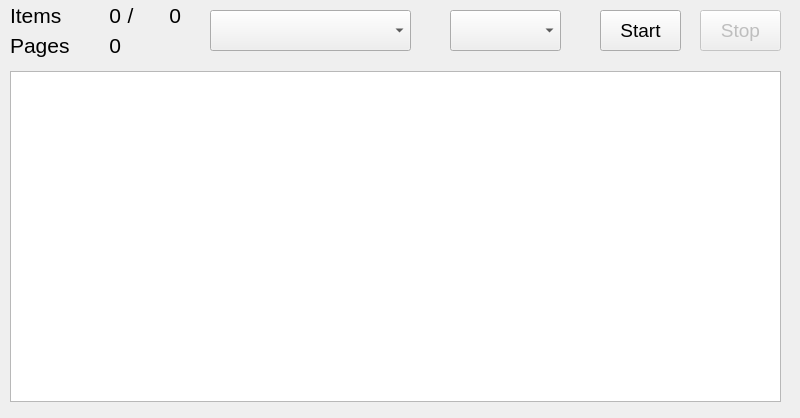
<?xml version="1.0" encoding="UTF-8"?>
<ui version="4.0">
 <class>Widget</class>
 <widget class="QWidget" name="Widget">
  <property name="geometry">
   <rect>
    <x>0</x>
    <y>0</y>
    <width>800</width>
    <height>418</height>
   </rect>
  </property>
  <property name="windowTitle">
   <string>PlayDotCom</string>
  </property>
  <widget class="QLabel" name="lbl_PageCount">
   <property name="geometry">
    <rect>
     <x>80</x>
     <y>30</y>
     <width>41</width>
     <height>31</height>
    </rect>
   </property>
   <property name="font">
    <font>
     <pointsize>16</pointsize>
    </font>
   </property>
   <property name="text">
    <string>0</string>
   </property>
   <property name="alignment">
    <set>Qt::AlignRight|Qt::AlignTrailing|Qt::AlignVCenter</set>
   </property>
  </widget>
  <widget class="QPushButton" name="btn_Start">
   <property name="geometry">
    <rect>
     <x>600</x>
     <y>10</y>
     <width>81</width>
     <height>41</height>
    </rect>
   </property>
   <property name="font">
    <font>
     <pointsize>14</pointsize>
    </font>
   </property>
   <property name="text">
    <string>Start</string>
   </property>
  </widget>
  <widget class="QListView" name="listView">
   <property name="enabled">
    <bool>true</bool>
   </property>
   <property name="geometry">
    <rect>
     <x>10</x>
     <y>71</y>
     <width>771</width>
     <height>331</height>
    </rect>
   </property>
   <property name="font">
    <font>
     <pointsize>14</pointsize>
    </font>
   </property>
   <property name="editTriggers">
    <set>QAbstractItemView::NoEditTriggers</set>
   </property>
   <property name="isWrapping" stdset="0">
    <bool>false</bool>
   </property>
   <property name="wordWrap">
    <bool>true</bool>
   </property>
  </widget>
  <widget class="QComboBox" name="combo_MaxPrice">
   <property name="geometry">
    <rect>
     <x>450</x>
     <y>10</y>
     <width>111</width>
     <height>41</height>
    </rect>
   </property>
   <property name="font">
    <font>
     <pointsize>14</pointsize>
    </font>
   </property>
  </widget>
  <widget class="QPushButton" name="btn_Stop">
   <property name="enabled">
    <bool>false</bool>
   </property>
   <property name="geometry">
    <rect>
     <x>700</x>
     <y>10</y>
     <width>81</width>
     <height>41</height>
    </rect>
   </property>
   <property name="font">
    <font>
     <pointsize>14</pointsize>
    </font>
   </property>
   <property name="text">
    <string>Stop</string>
   </property>
  </widget>
  <widget class="QComboBox" name="combo_Cat">
   <property name="geometry">
    <rect>
     <x>210</x>
     <y>10</y>
     <width>201</width>
     <height>41</height>
    </rect>
   </property>
   <property name="font">
    <font>
     <pointsize>14</pointsize>
    </font>
   </property>
  </widget>
  <widget class="QLabel" name="label">
   <property name="geometry">
    <rect>
     <x>10</x>
     <y>30</y>
     <width>71</width>
     <height>31</height>
    </rect>
   </property>
   <property name="font">
    <font>
     <pointsize>16</pointsize>
    </font>
   </property>
   <property name="text">
    <string>Pages</string>
   </property>
  </widget>
  <widget class="QLabel" name="label_2">
   <property name="geometry">
    <rect>
     <x>10</x>
     <y>0</y>
     <width>71</width>
     <height>31</height>
    </rect>
   </property>
   <property name="font">
    <font>
     <pointsize>16</pointsize>
    </font>
   </property>
   <property name="text">
    <string>Items</string>
   </property>
  </widget>
  <widget class="QLabel" name="lbl_ItemCount">
   <property name="geometry">
    <rect>
     <x>80</x>
     <y>0</y>
     <width>41</width>
     <height>31</height>
    </rect>
   </property>
   <property name="font">
    <font>
     <pointsize>16</pointsize>
    </font>
   </property>
   <property name="text">
    <string>0</string>
   </property>
   <property name="alignment">
    <set>Qt::AlignRight|Qt::AlignTrailing|Qt::AlignVCenter</set>
   </property>
  </widget>
  <widget class="QLabel" name="lbl_TotalCount">
   <property name="geometry">
    <rect>
     <x>140</x>
     <y>0</y>
     <width>41</width>
     <height>31</height>
    </rect>
   </property>
   <property name="font">
    <font>
     <pointsize>16</pointsize>
    </font>
   </property>
   <property name="text">
    <string>0</string>
   </property>
   <property name="alignment">
    <set>Qt::AlignRight|Qt::AlignTrailing|Qt::AlignVCenter</set>
   </property>
  </widget>
  <widget class="QLabel" name="label_3">
   <property name="geometry">
    <rect>
     <x>120</x>
     <y>0</y>
     <width>21</width>
     <height>31</height>
    </rect>
   </property>
   <property name="font">
    <font>
     <pointsize>16</pointsize>
    </font>
   </property>
   <property name="text">
    <string>/</string>
   </property>
   <property name="alignment">
    <set>Qt::AlignCenter</set>
   </property>
  </widget>
 </widget>
 <layoutdefault spacing="6" margin="11"/>
 <resources/>
 <connections/>
</ui>
